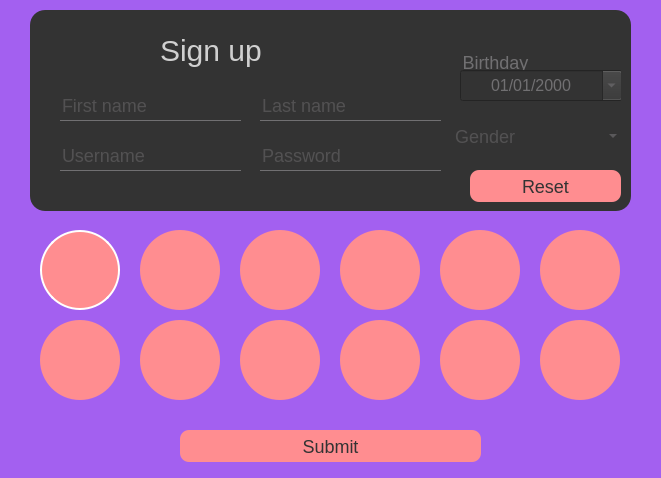
<?xml version="1.0" encoding="UTF-8"?>
<ui version="4.0">
 <class>NewUserWindow</class>
 <widget class="QWidget" name="NewUserWindow">
  <property name="geometry">
   <rect>
    <x>0</x>
    <y>0</y>
    <width>661</width>
    <height>478</height>
   </rect>
  </property>
  <property name="windowTitle">
   <string>Form</string>
  </property>
  <property name="styleSheet">
   <string notr="true">*{
font-size:18px;
color:rgb(208, 208, 208);
background:rgb(163, 96, 240);
}

QLabel
{
font-size: 30px;
}

#errorMessageLabel
{
background:transparent;
color: rgb(255, 0, 0);
font-size: 16px;
}

QFrame
{
background:#333;
border-radius: 15px;
}

QPushButton
{
border: 1px rgb(255, 141, 144);
background:rgb(255, 141, 144);
border-radius:9px;
color: #333;
}
QPushButton:hover:!pressed
{
background:rgb(204, 114, 117);
border-width:2px;
border-color: white;
border-style:solid;
border-radius:9px;
color: #333;
}

QLineEdit
{
background:transparent;
border:none;
color:#717072;
border-bottom:1px solid #717072;
}

#errorLineEdit
{
background:transparent;
border:none;
color:red;
}

QDateEdit
{
background: #333;
font-size: 16px;
color:#717072;
}

QGroupBox
{
background: transparent;
border:none;
color:#717072;
}

QComboBox
{
background: transparent;
border:none;
color:#717072;
}</string>
  </property>
  <widget class="QFrame" name="frame">
   <property name="geometry">
    <rect>
     <x>30</x>
     <y>10</y>
     <width>601</width>
     <height>201</height>
    </rect>
   </property>
   <property name="frameShape">
    <enum>QFrame::StyledPanel</enum>
   </property>
   <property name="frameShadow">
    <enum>QFrame::Raised</enum>
   </property>
   <widget class="QLineEdit" name="firstNameEdit">
    <property name="geometry">
     <rect>
      <x>30</x>
      <y>80</y>
      <width>181</width>
      <height>31</height>
     </rect>
    </property>
    <property name="placeholderText">
     <string>First name</string>
    </property>
   </widget>
   <widget class="QLineEdit" name="lastNameEdit">
    <property name="geometry">
     <rect>
      <x>230</x>
      <y>80</y>
      <width>181</width>
      <height>31</height>
     </rect>
    </property>
    <property name="placeholderText">
     <string>Last name</string>
    </property>
   </widget>
   <widget class="QLineEdit" name="usernameEdit">
    <property name="geometry">
     <rect>
      <x>30</x>
      <y>130</y>
      <width>181</width>
      <height>31</height>
     </rect>
    </property>
    <property name="placeholderText">
     <string>Username</string>
    </property>
   </widget>
   <widget class="QLineEdit" name="passwordEdit">
    <property name="geometry">
     <rect>
      <x>230</x>
      <y>130</y>
      <width>181</width>
      <height>31</height>
     </rect>
    </property>
    <property name="echoMode">
     <enum>QLineEdit::Password</enum>
    </property>
    <property name="placeholderText">
     <string>Password</string>
    </property>
   </widget>
   <widget class="QGroupBox" name="birthdayBox">
    <property name="geometry">
     <rect>
      <x>430</x>
      <y>40</y>
      <width>161</width>
      <height>51</height>
     </rect>
    </property>
    <property name="title">
     <string>Birthday</string>
    </property>
    <widget class="QDateEdit" name="birthdayEdit">
     <property name="geometry">
      <rect>
       <x>0</x>
       <y>20</y>
       <width>163</width>
       <height>31</height>
      </rect>
     </property>
     <property name="sizePolicy">
      <sizepolicy hsizetype="Minimum" vsizetype="Fixed">
       <horstretch>0</horstretch>
       <verstretch>0</verstretch>
      </sizepolicy>
     </property>
     <property name="frame">
      <bool>true</bool>
     </property>
     <property name="alignment">
      <set>Qt::AlignCenter</set>
     </property>
     <property name="showGroupSeparator" stdset="0">
      <bool>false</bool>
     </property>
     <property name="displayFormat">
      <string>MM/dd/yyyy</string>
     </property>
     <property name="calendarPopup">
      <bool>true</bool>
     </property>
    </widget>
   </widget>
   <widget class="QComboBox" name="genderComboBox">
    <property name="geometry">
     <rect>
      <x>420</x>
      <y>110</y>
      <width>171</width>
      <height>32</height>
     </rect>
    </property>
    <property name="placeholderText">
     <string>Gender</string>
    </property>
    <property name="frame">
     <bool>true</bool>
    </property>
   </widget>
   <widget class="QLabel" name="label">
    <property name="geometry">
     <rect>
      <x>130</x>
      <y>20</y>
      <width>111</width>
      <height>41</height>
     </rect>
    </property>
    <property name="text">
     <string>Sign up</string>
    </property>
   </widget>
   <widget class="QPushButton" name="resetButton">
    <property name="geometry">
     <rect>
      <x>440</x>
      <y>160</y>
      <width>151</width>
      <height>32</height>
     </rect>
    </property>
    <property name="text">
     <string>Reset</string>
    </property>
   </widget>
   <widget class="QLineEdit" name="errorLineEdit">
    <property name="geometry">
     <rect>
      <x>10</x>
      <y>170</y>
      <width>421</width>
      <height>21</height>
     </rect>
    </property>
    <property name="text">
     <string/>
    </property>
    <property name="readOnly">
     <bool>true</bool>
    </property>
   </widget>
  </widget>
  <widget class="QGroupBox" name="iconBox">
   <property name="geometry">
    <rect>
     <x>10</x>
     <y>220</y>
     <width>641</width>
     <height>191</height>
    </rect>
   </property>
   <property name="styleSheet">
    <string notr="true">QPushButton
{
 background-color: rgb(255, 141, 144);
 border-radius:40px;
 max-width:80px;
 max-height:80px;
 min-width:80px;
 min-height:80px;
}

QPushButton:hover:!pressed
{
 background-color: rgb(255, 141, 144);
 border-width:2px;
 border-radius:40px;
 border-color: white;
 border-style:solid;
 max-width:80px;
 max-height:80px;
 min-width:80px;
 min-height:80px;
}

QPushButton:checked
{
 background-color: rgb(255, 141, 144);
 border-width:2px;
 border-radius:40px;
 border-color: white;
 border-style:solid;
 max-width:80px;
 max-height:80px;
 min-width:80px;
 min-height:80px;
}
</string>
   </property>
   <property name="title">
    <string/>
   </property>
   <widget class="QPushButton" name="icecreamIconButton">
    <property name="geometry">
     <rect>
      <x>30</x>
      <y>10</y>
      <width>80</width>
      <height>80</height>
     </rect>
    </property>
    <property name="text">
     <string/>
    </property>
    <property name="icon">
     <iconset resource="resource.qrc">
      <normaloff>:/images/images/ice-cream.png</normaloff>:/images/images/ice-cream.png</iconset>
    </property>
    <property name="iconSize">
     <size>
      <width>50</width>
      <height>50</height>
     </size>
    </property>
    <property name="checkable">
     <bool>true</bool>
    </property>
    <property name="checked">
     <bool>true</bool>
    </property>
    <property name="autoExclusive">
     <bool>true</bool>
    </property>
    <attribute name="buttonGroup">
     <string notr="true">userIconGroup</string>
    </attribute>
   </widget>
   <widget class="QPushButton" name="carIconButton">
    <property name="geometry">
     <rect>
      <x>130</x>
      <y>10</y>
      <width>80</width>
      <height>80</height>
     </rect>
    </property>
    <property name="text">
     <string/>
    </property>
    <property name="icon">
     <iconset resource="resource.qrc">
      <normaloff>:/images/images/car.png</normaloff>:/images/images/car.png</iconset>
    </property>
    <property name="iconSize">
     <size>
      <width>50</width>
      <height>50</height>
     </size>
    </property>
    <property name="checkable">
     <bool>true</bool>
    </property>
    <property name="autoExclusive">
     <bool>true</bool>
    </property>
    <attribute name="buttonGroup">
     <string notr="true">userIconGroup</string>
    </attribute>
   </widget>
   <widget class="QPushButton" name="dogIconButton">
    <property name="geometry">
     <rect>
      <x>230</x>
      <y>10</y>
      <width>80</width>
      <height>80</height>
     </rect>
    </property>
    <property name="text">
     <string/>
    </property>
    <property name="icon">
     <iconset resource="resource.qrc">
      <normaloff>:/images/images/dog.png</normaloff>:/images/images/dog.png</iconset>
    </property>
    <property name="iconSize">
     <size>
      <width>50</width>
      <height>50</height>
     </size>
    </property>
    <property name="checkable">
     <bool>true</bool>
    </property>
    <property name="autoExclusive">
     <bool>true</bool>
    </property>
    <attribute name="buttonGroup">
     <string notr="true">userIconGroup</string>
    </attribute>
   </widget>
   <widget class="QPushButton" name="moonIconButton">
    <property name="geometry">
     <rect>
      <x>330</x>
      <y>10</y>
      <width>80</width>
      <height>80</height>
     </rect>
    </property>
    <property name="text">
     <string/>
    </property>
    <property name="icon">
     <iconset resource="resource.qrc">
      <normaloff>:/images/images/moon.png</normaloff>:/images/images/moon.png</iconset>
    </property>
    <property name="iconSize">
     <size>
      <width>50</width>
      <height>50</height>
     </size>
    </property>
    <property name="checkable">
     <bool>true</bool>
    </property>
    <property name="autoExclusive">
     <bool>true</bool>
    </property>
    <attribute name="buttonGroup">
     <string notr="true">userIconGroup</string>
    </attribute>
   </widget>
   <widget class="QPushButton" name="planeIconButton">
    <property name="geometry">
     <rect>
      <x>430</x>
      <y>10</y>
      <width>80</width>
      <height>80</height>
     </rect>
    </property>
    <property name="text">
     <string/>
    </property>
    <property name="icon">
     <iconset resource="resource.qrc">
      <normaloff>:/images/images/plane.png</normaloff>:/images/images/plane.png</iconset>
    </property>
    <property name="iconSize">
     <size>
      <width>50</width>
      <height>50</height>
     </size>
    </property>
    <property name="checkable">
     <bool>true</bool>
    </property>
    <property name="autoExclusive">
     <bool>true</bool>
    </property>
    <attribute name="buttonGroup">
     <string notr="true">userIconGroup</string>
    </attribute>
   </widget>
   <widget class="QPushButton" name="sunIconButton">
    <property name="geometry">
     <rect>
      <x>530</x>
      <y>10</y>
      <width>80</width>
      <height>80</height>
     </rect>
    </property>
    <property name="text">
     <string/>
    </property>
    <property name="icon">
     <iconset resource="resource.qrc">
      <normaloff>:/images/images/sun.png</normaloff>:/images/images/sun.png</iconset>
    </property>
    <property name="iconSize">
     <size>
      <width>50</width>
      <height>50</height>
     </size>
    </property>
    <property name="checkable">
     <bool>true</bool>
    </property>
    <property name="autoExclusive">
     <bool>true</bool>
    </property>
    <attribute name="buttonGroup">
     <string notr="true">userIconGroup</string>
    </attribute>
   </widget>
   <widget class="QPushButton" name="treeIconButton">
    <property name="geometry">
     <rect>
      <x>30</x>
      <y>100</y>
      <width>80</width>
      <height>80</height>
     </rect>
    </property>
    <property name="text">
     <string/>
    </property>
    <property name="icon">
     <iconset resource="resource.qrc">
      <normaloff>:/images/images/tree.png</normaloff>:/images/images/tree.png</iconset>
    </property>
    <property name="iconSize">
     <size>
      <width>50</width>
      <height>50</height>
     </size>
    </property>
    <property name="checkable">
     <bool>true</bool>
    </property>
    <property name="autoExclusive">
     <bool>true</bool>
    </property>
    <attribute name="buttonGroup">
     <string notr="true">userIconGroup</string>
    </attribute>
   </widget>
   <widget class="QPushButton" name="catIconButton">
    <property name="geometry">
     <rect>
      <x>130</x>
      <y>100</y>
      <width>80</width>
      <height>80</height>
     </rect>
    </property>
    <property name="text">
     <string/>
    </property>
    <property name="icon">
     <iconset resource="resource.qrc">
      <normaloff>:/images/images/cat.png</normaloff>:/images/images/cat.png</iconset>
    </property>
    <property name="iconSize">
     <size>
      <width>50</width>
      <height>50</height>
     </size>
    </property>
    <property name="checkable">
     <bool>true</bool>
    </property>
    <property name="autoExclusive">
     <bool>true</bool>
    </property>
    <attribute name="buttonGroup">
     <string notr="true">userIconGroup</string>
    </attribute>
   </widget>
   <widget class="QPushButton" name="monsterIconButton">
    <property name="geometry">
     <rect>
      <x>230</x>
      <y>100</y>
      <width>80</width>
      <height>80</height>
     </rect>
    </property>
    <property name="text">
     <string/>
    </property>
    <property name="icon">
     <iconset resource="resource.qrc">
      <normaloff>:/images/images/monster.png</normaloff>:/images/images/monster.png</iconset>
    </property>
    <property name="iconSize">
     <size>
      <width>50</width>
      <height>50</height>
     </size>
    </property>
    <property name="checkable">
     <bool>true</bool>
    </property>
    <property name="autoExclusive">
     <bool>true</bool>
    </property>
    <attribute name="buttonGroup">
     <string notr="true">userIconGroup</string>
    </attribute>
   </widget>
   <widget class="QPushButton" name="heartIconButton">
    <property name="geometry">
     <rect>
      <x>330</x>
      <y>100</y>
      <width>80</width>
      <height>80</height>
     </rect>
    </property>
    <property name="text">
     <string/>
    </property>
    <property name="icon">
     <iconset resource="resource.qrc">
      <normaloff>:/images/images/heart.png</normaloff>:/images/images/heart.png</iconset>
    </property>
    <property name="iconSize">
     <size>
      <width>50</width>
      <height>50</height>
     </size>
    </property>
    <property name="checkable">
     <bool>true</bool>
    </property>
    <property name="autoExclusive">
     <bool>true</bool>
    </property>
    <attribute name="buttonGroup">
     <string notr="true">userIconGroup</string>
    </attribute>
   </widget>
   <widget class="QPushButton" name="starIconButton">
    <property name="geometry">
     <rect>
      <x>430</x>
      <y>100</y>
      <width>80</width>
      <height>80</height>
     </rect>
    </property>
    <property name="text">
     <string/>
    </property>
    <property name="icon">
     <iconset resource="resource.qrc">
      <normaloff>:/images/images/star.png</normaloff>:/images/images/star.png</iconset>
    </property>
    <property name="iconSize">
     <size>
      <width>50</width>
      <height>50</height>
     </size>
    </property>
    <property name="checkable">
     <bool>true</bool>
    </property>
    <property name="autoExclusive">
     <bool>true</bool>
    </property>
    <attribute name="buttonGroup">
     <string notr="true">userIconGroup</string>
    </attribute>
   </widget>
   <widget class="QPushButton" name="wheatIconButton">
    <property name="geometry">
     <rect>
      <x>530</x>
      <y>100</y>
      <width>80</width>
      <height>80</height>
     </rect>
    </property>
    <property name="text">
     <string/>
    </property>
    <property name="icon">
     <iconset resource="resource.qrc">
      <normaloff>:/images/images/wheat.png</normaloff>:/images/images/wheat.png</iconset>
    </property>
    <property name="iconSize">
     <size>
      <width>50</width>
      <height>50</height>
     </size>
    </property>
    <property name="checkable">
     <bool>true</bool>
    </property>
    <property name="autoExclusive">
     <bool>true</bool>
    </property>
    <property name="autoDefault">
     <bool>false</bool>
    </property>
    <attribute name="buttonGroup">
     <string notr="true">userIconGroup</string>
    </attribute>
   </widget>
  </widget>
  <widget class="QPushButton" name="submitButton">
   <property name="geometry">
    <rect>
     <x>180</x>
     <y>430</y>
     <width>301</width>
     <height>32</height>
    </rect>
   </property>
   <property name="text">
    <string>Submit</string>
   </property>
  </widget>
 </widget>
 <resources>
  <include location="resource.qrc"/>
 </resources>
 <connections/>
 <buttongroups>
  <buttongroup name="userIconGroup"/>
 </buttongroups>
</ui>
